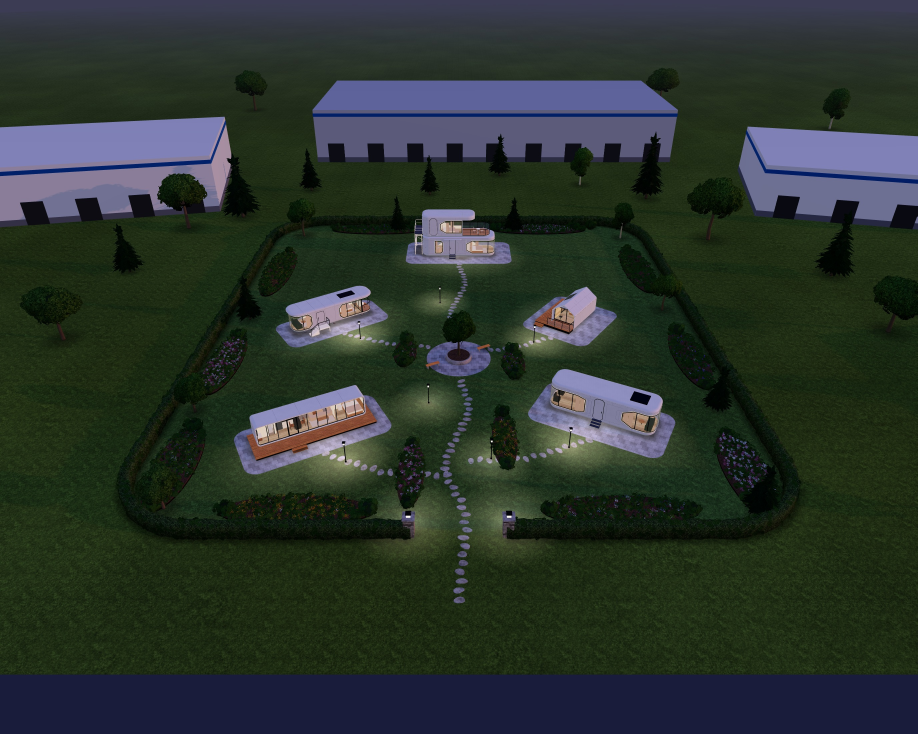
#> input picture surse/ai360/vederi/gr_all_n_src.jpg, 2752 x 2201 px (shown at 1/3 size)
$ python fixflat.py gr_all_n_src.jpg gr_all_p_n_src.jpg gr_all_p_n_src.jpg 5
#> lines starting #> are read from the running program, lines starting #| are printed output that depends on the picture
# python3 fixflat.py sursa.jpg generat.png iesire.webp [latura_mare]
# Potrivește imaginea generată peste sursă (mică deplasare / mărire, dacă generatorul a mișcat cadrul) și o salvează pentru site.
import sys, numpy as np, cv2
from PIL import Image
src, gen, out = sys.argv[1:4]; L = int(sys.argv[4]) if len(sys.argv) > 4 else 3840
a = cv2.imread(src); b = cv2.imread(gen); H, W = b.shape[:2]
#> further down, a is the input picture: shape (2201, 2752, 3); mean B, G, R 45.1, 52, 42.2
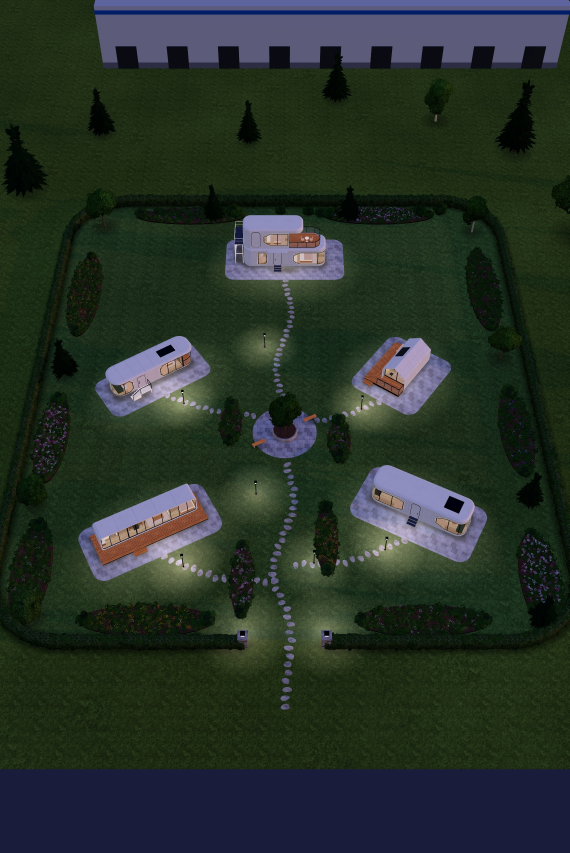
#> input picture surse/ai360/vederi/gr_all_p_n_src.jpg, 1708 x 2559 px (shown at 1/3 size)
#> further down, b is the input picture: shape (2559, 1708, 3); mean B, G, R 41.5, 50.4, 39.6
#> after `H, W = b.shape[:2]`: H = 2559; W = 1708
a = cv2.resize(a, (W, H), interpolation=cv2.INTER_CUBIC)
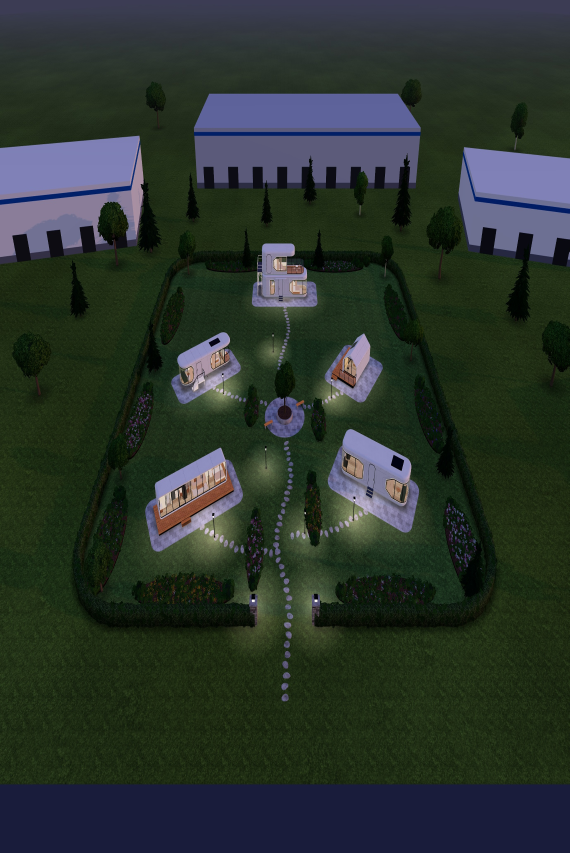
#> a: shape (2559, 1708, 3) (shown at 1/3 size); mean B, G, R 45.1, 52, 42.2
s = 1600 / W; ga = cv2.cvtColor(cv2.resize(a, None, fx=s, fy=s, interpolation=cv2.INTER_AREA), cv2.COLOR_BGR2GRAY); gb = cv2.cvtColor(cv2.resize(b, None, fx=s, fy=s, interpolation=cv2.INTER_AREA), cv2.COLOR_BGR2GRAY)
#> after `s = 1600 / W`: s = 0.937
#> after `ga = cv2.cvtColor(cv2.resize(a, None, fx=s, fy=s, interpolation=cv2.IN`:
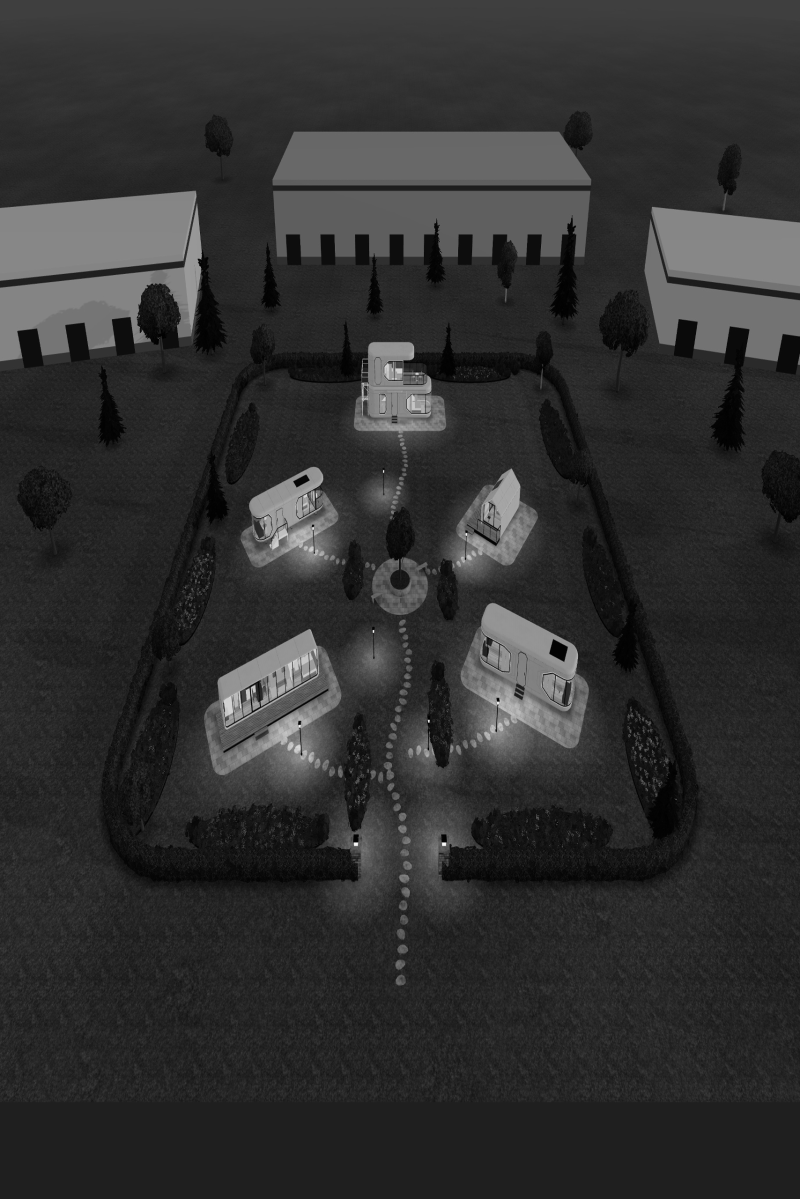
#> ga: shape (2397, 1600) (shown at 1/2 size); min 0, max 255, mean 48.3
#> after `gb = cv2.cvtColor(cv2.resize(b, None, fx=s, fy=s, interpolation=cv2.IN`:
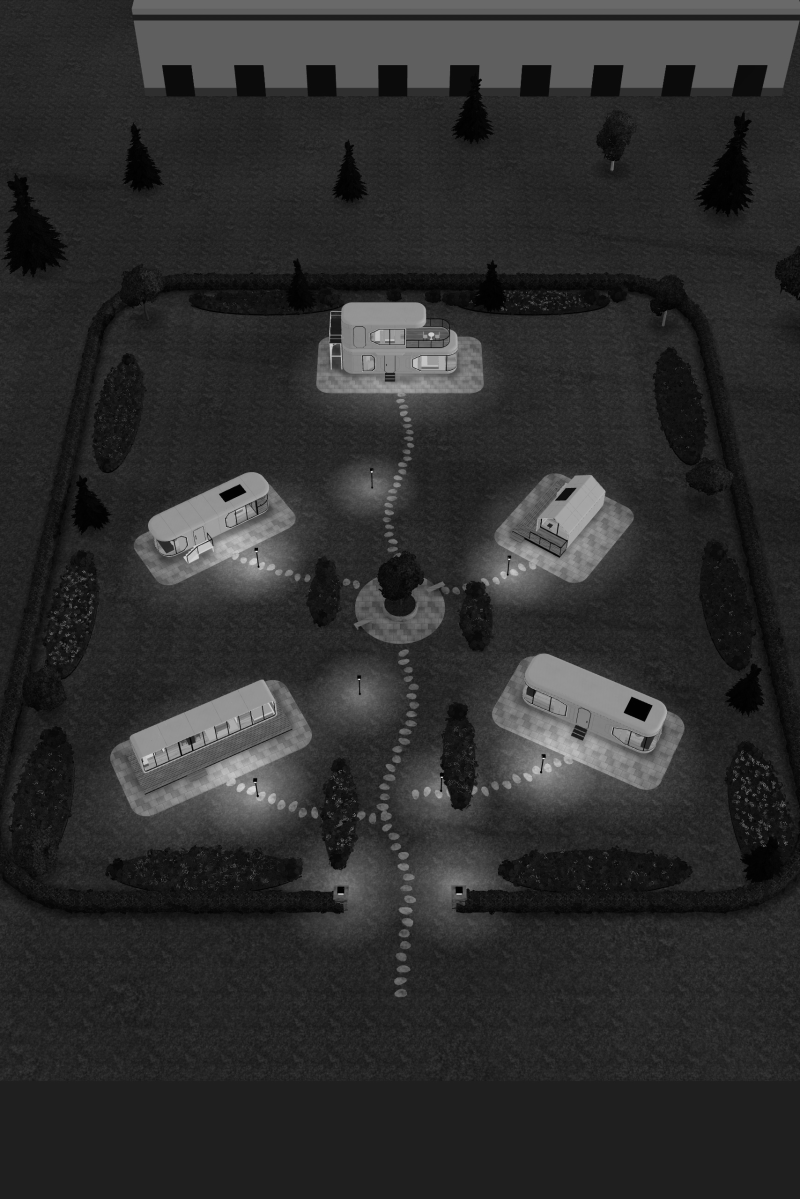
#> gb: shape (2397, 1600) (shown at 1/2 size); min 0, max 253, mean 46.2
sift = cv2.SIFT_create(6000); ka, da = sift.detectAndCompute(ga, None); kb, db = sift.detectAndCompute(gb, None)
#> after `ka, da = sift.detectAndCompute(ga, None)`: ka = 2722 keypoints; strongest (x, y, size): (857, 1442, 2.9), (888, 1688, 5.3), (712, 1688, 5.3), (767, 943, 2.4)
#> after `kb, db = sift.detectAndCompute(gb, None)`: kb = 2716 keypoints; strongest (x, y, size): (718, 1359, 2.1), (884, 1554, 2.2), (1018, 1118, 2.2), (513, 1103, 2.2)
m = cv2.BFMatcher().knnMatch(db, da, k=2); good = [x for x, y in m if x.distance < .72 * y.distance]
#> after `m = cv2.BFMatcher().knnMatch(db, da, k=2)`: m = 2716 matches
#> after `m = cv2.BFMatcher().knnMatch(db, da, k=2)`:
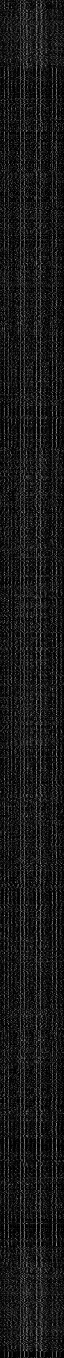
#> db: shape (2716, 128) float32 (shown at 1/2 size); min 0, max 215, mean 24
#> after `good = [x for x, y in m if x.distance < 0.72 * y.distance]`: good = 221 matches
M = None
if len(good) >= 12:
    pb = np.float32([kb[g.queryIdx].pt for g in good]) / s; pa = np.float32([ka[g.trainIdx].pt for g in good]) / s
#> after `pb = np.float32([kb[g.queryIdx].pt for g in good]) / s`: pb = 221 pairs, first value 128 to 1613.6, second value 27.44 to 2107.2
#> after `pa = np.float32([ka[g.trainIdx].pt for g in good]) / s`: pa = 221 pairs, first value 36.21 to 1589, second value 392 to 1885.1
    M, inl = cv2.estimateAffinePartial2D(pb, pa, method=cv2.RANSAC, ransacReprojThreshold=6 / s * s * 4)
#> M = [[0.64, 0.0431, 267], [-0.0431, 0.64, 423.4]]; inl = 221 values, max 1 at index 0, min 0 at index 2, mean 0.303
    n = int(inl.sum()) if inl is not None else 0
#> n = 67
    if M is not None:
        sc = float(np.hypot(M[0, 0], M[1, 0])); rot = float(np.degrees(np.arctan2(M[1, 0], M[0, 0]))); d = pb[inl.ravel() == 1] - pa[inl.ravel() == 1]
#> after `sc = float(np.hypot(M[0, 0], M[1, 0]))`: sc = 0.642
#> after `rot = float(np.degrees(np.arctan2(M[1, 0], M[0, 0])))`: rot = -3.85
#> after `d = pb[inl.ravel() == 1] - pa[inl.ravel() == 1]`: d = 67 pairs, first value -273.5 to 130.2, second value -108.6 to 59.18
        print('potriviri %d / %d · mărire %.4f · rotire %.3f° · deplasare %.1f, %.1f px (din %d) · abatere medie înainte %.1f px' % (n, len(good), sc, rot, M[0, 2], M[1, 2], W, float(np.mean(np.hypot(d[:, 0], d[:, 1])))))
#| potriviri 67 / 221 · mărire 0.6419 · rotire -3.846° · deplasare 267.0, 423.4 px (din 1708) · abatere medie înainte 106.5 px
        if n < 25 or abs(sc - 1) > .06 or abs(rot) > 1.5: print('  potrivire nesigură: imaginea rămâne cum e'); M = None
else: print('prea puține potriviri (%d): imaginea rămâne cum e' % len(good))
if M is not None: b = cv2.warpAffine(b, M, (W, H), flags=cv2.INTER_LANCZOS4, borderMode=cv2.BORDER_REPLICATE)
im = Image.fromarray(cv2.cvtColor(b, cv2.COLOR_BGR2RGB)); k = L / max(W, H)
#> after `k = L / max(W, H)`: k = 0.00195
if k < 1: im = im.resize((round(W * k), round(H * k)), Image.LANCZOS)
im.save(out, 'WEBP', quality=84, method=6); print(out, im.size)
#| gr_all_p_n_src.jpg (3, 5)
